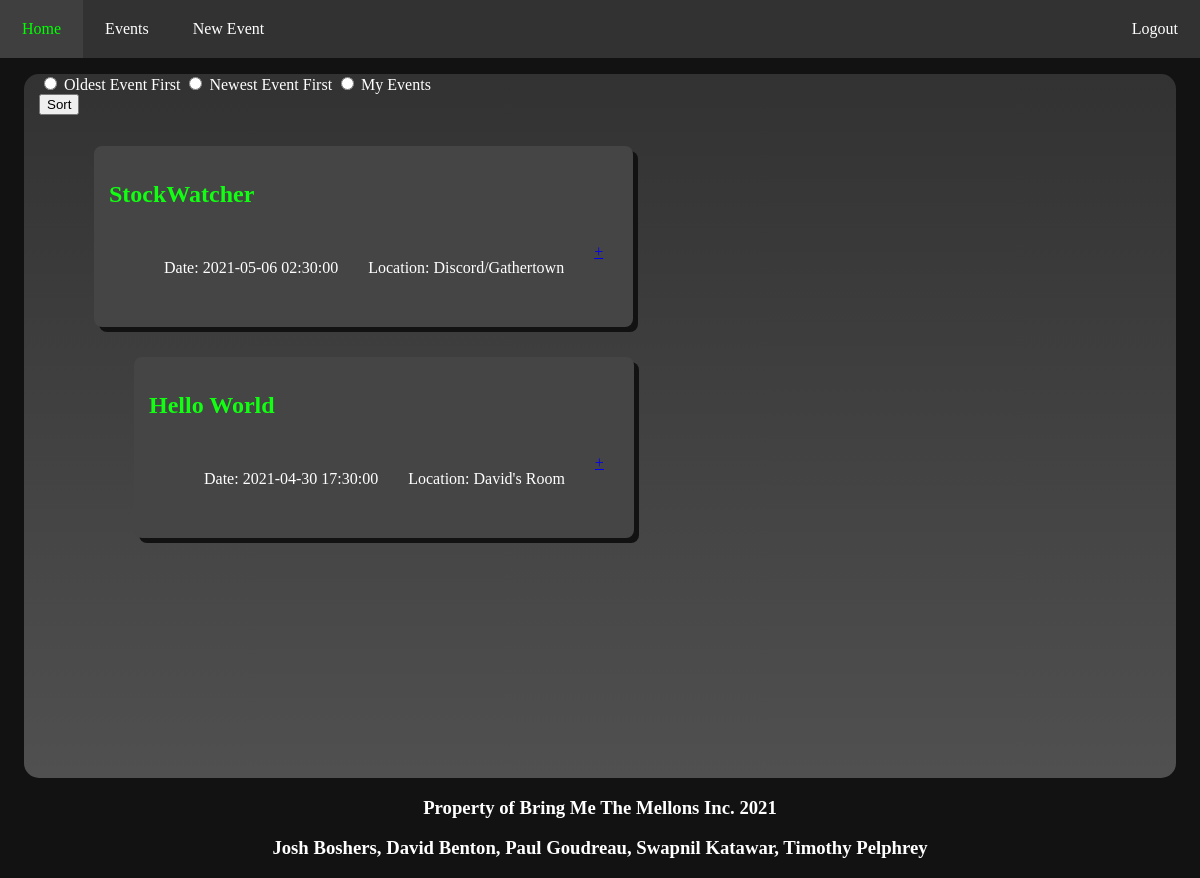
The page /events (signed in) on the database its author committed.
### database/models.py (models this page shows, shortened)
class Event(db.Model):
    id = db.Column('id', db.Integer, primary_key=True)
    host_id = db.Column(db.Integer, db.ForeignKey('user.id'), nullable=False)
    name = db.Column('name', db.String(100), nullable=False)
    is_private = db.Column('is_private', db.Boolean, default=False, nullable=False)
    location = db.Column('location', db.String(200), nullable=False)
    start_time = db.Column('start_time', db.DateTime, nullable=False)
    end_time = db.Column('end_time', db.DateTime)
    image = db.Column('image', db.String(50))
    description = db.Column('description', db.VARCHAR, nullable=False)
    rsvps = db.relationship('RSVP', backref='event', cascade='all, delete-orphan', lazy=True)

### app.py (the view)
@app.route('/events', methods=['GET','POST'])
def event_list():
    events_form = EventsForm()
    if session.get('user'):
        if request.method == 'POST':
            events = None
            if request.form.get('sort_order') == 'O':
                public_events = db.session.query(Event).filter_by(is_private=False).order_by(desc(Event.id)).all()
                host_events = db.session.query(Event).filter_by(host_id=session.get('user_id')).order_by(desc(Event.id)).all()
                events = set(public_events + host_events)
            if request.form.get('sort_order') == 'N':
                public_events = db.session.query(Event).filter_by(is_private=False).order_by(asc(Event.id)).all()
                host_events = db.session.query(Event).filter_by(host_id=session.get('user_id')).order_by(asc(Event.id)).all()
                events = set(public_events + host_events)
            if request.form.get('sort_order') == 'M':
                events = db.session.query(Event).filter_by(host_id=session.get('user_id')).order_by(Event.name).all()
            return render_template('events.html', events=events, form=events_form)
        else:
            public_events = db.session.query(Event).filter_by(is_private=False).all()
            host_events = db.session.query(Event).filter_by(host_id=session.get('user_id')).all()
            events = set(public_events + host_events)
            return render_template('events.html', events=events, form=events_form)
    return redirect(url_for('login'))

### forms.py
class EventsForm(FlaskForm):
    class Meta:
        csrf = False
    sort_order = RadioField('sort_order', choices=[('O','Oldest Event First'),('N','Newest Event First'),('M','My Events')])
    submit = SubmitField('Sort')

### templates/events.html (shortened to what this page needs)
<!DOCTYPE html>
<html lang="en">
    <head>
        <link rel="stylesheet" href="..\static\css\main.css">
    </head>
    <body>
        <nav>
        <ul id="navbar">
          <li><a class="nav-link" href="/index"> Home </a></li>
          <li><a class="nav-link"  href="/events"> Events </a></li>
          <li><a class="nav-link"  href="/events/new"> New Event </a></li>
            {% if session['user'] %}
            <div class="nav-right">
            <li><a class="nav-link" id="login"  href="/logout"> Logout </a></li>
            </div>
            {% else %}
            <div class="nav-right">
            <li><a class="nav-link" id="login"  href="/login"> Login </a></li>
            </div>
            {% endif %}
        </ul>
      </nav>
      <div class="row">
        <div class="spacer"></div>
        <div class="event_frame_l">
          <form action="{{ url_for('event_list') }}" method="post">
            <div class="formwrapper">
                <div class="form-field">
                    {% for subfield in form.sort_order %}
                        {{ subfield }} {{ subfield.label }}
                    {% endfor %}
                </div>
                {{ form.submit }}
            </div>
        </form>
          {%for event in events%}
          <ul class="event_list">
            <li><div class="public_event">
                <h2> {{event.name}}</h2>
                <ul class="event_info">
                  <li class="info"><p> Date: {{event.start_time}}</p></li>
                  <li class="info"><p> Location: {{event.location}}</p></li>
                  <li class="info"><a href="events/{{event.id}}"> +</a></li>
                </ul>
            </div></li>
          {%endfor%}
        </div>
        <div class="spacer"></div>
      </div>
      <div class="footer">
          <h3>Property of Bring Me The Mellons Inc. 2021</h3>
          <h3>Josh Boshers, David Benton, Paul Goudreau, Swapnil Katawar, Timothy Pelphrey</h3>
      </div>
    </body>
</html>

### static/css/main.css (style rules this page uses)
body { background-color: #111111; margin: 0px; background-color: #121212 }
#navbar { list-style-type: none; background-color: #323232; margin:0; padding:0; overflow: hidden; }
.nav-right { float:right; }
li { float:left; }
.nav-link { text-decoration: none; display: block; color: white; text-align: center; padding: 20px 22px; background-color: #323232; vertical-align: center; float: right; }
.footer { background-color: #323232 position: fixed; bottom: 0; left:0; width: 100%; text-align: center; }
.event_frame_l { background-image: linear-gradient( to bottom, #323232, #505050); flex:50%; border-radius: 15px; padding-left: 15px; height: 88vh; padding-right: 15px; overflow-y: auto; }
.spacer { width: 2%; }
p { color: white; }
h2 { color:#11FF11; }
h3 { color:white; }
.public_event { background-color: #454545; border-radius: 8px; padding:15px; box-shadow: 5px 5px #121212; }
.row { display: flex; float:left width:50%; height: 90%; }
.event_list { display: inline; float: left; list-style-type: none; }
.event_list li { padding: 15px; }
.event_info { list-style-type: none; display: inline-block; }
.info { padding-left: 20px; }
.form-field { color:white; }

### rows shown on the page
Event: name "StockWatcher", start_time "2021-05-06 02:30:00", location "Discord/Gathertown"
Event: name "Hello World", start_time "2021-04-30 17:30:00", location "David's Room"

### other values the page prints
{{ subfield.label }} "Oldest Event First" "Newest Event First" "My Events"
